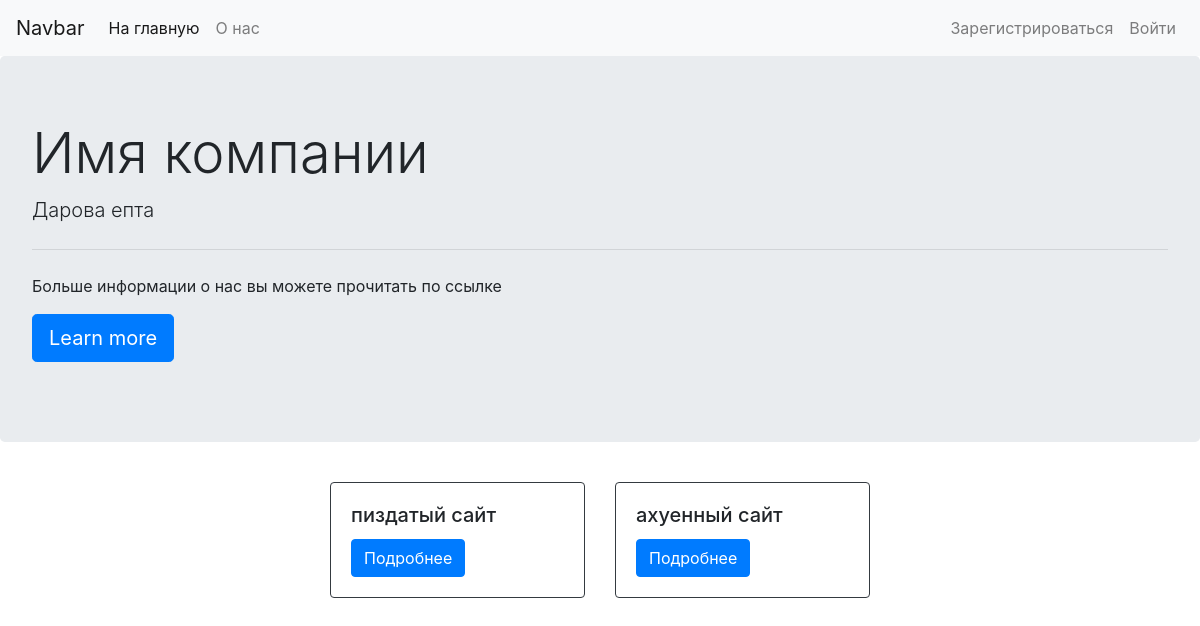
Before: / with the older database file.
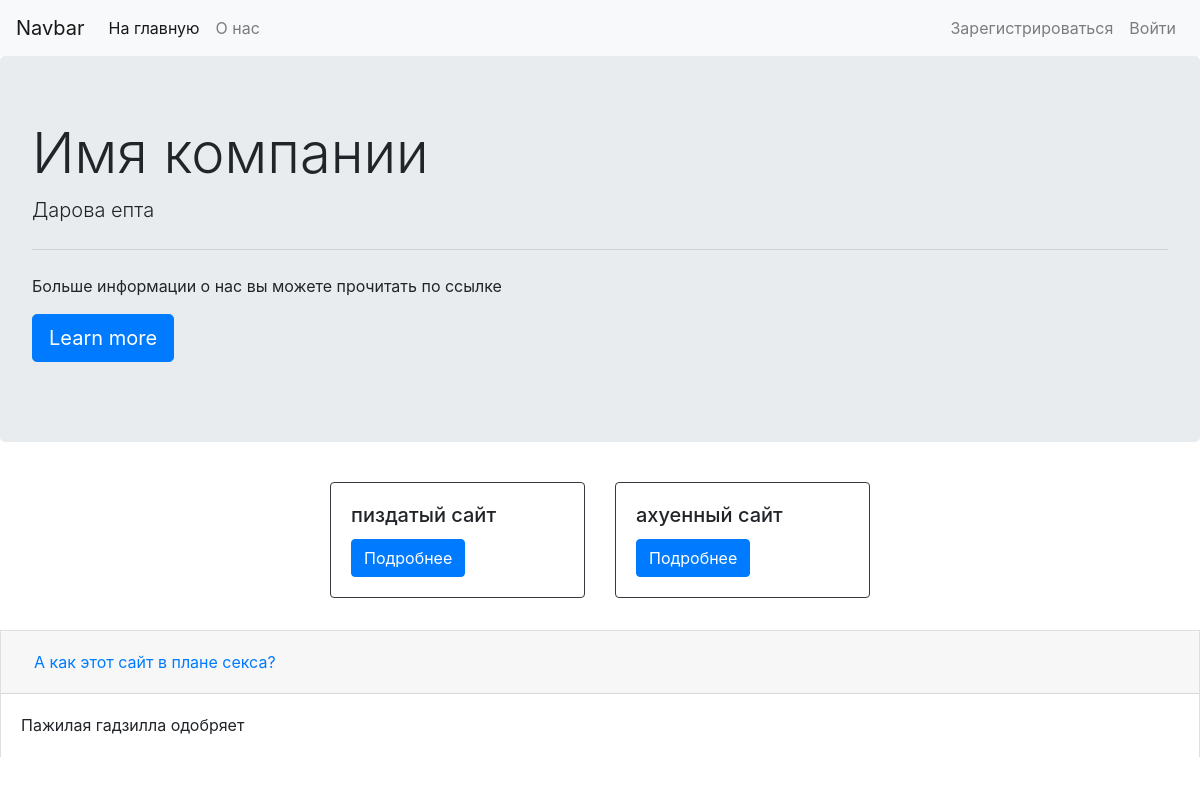
After: the same page with the newer database file.
### app/models.py (models this page shows, shortened)
class About(models.Model):
    short_description = models.TextField()
    full_description = models.TextField()

class Offer(models.Model):
    name = models.CharField(max_length=200, unique=True)
    link = models.CharField(max_length=10, unique=True)
    description = models.TextField()

class Question(models.Model):
    question = models.CharField(max_length=200)
    answer = models.TextField()

### app/views.py (the view)
# urls.py: path('', views.index),
def index(request):
    info = About.objects.first()
    offers = Offer.objects.all()
    questions = Question.objects.all()
    context = {
        'description': info.short_description,
        'offers': offers,
        'questions': questions
    }
    return render(request, 'index.html', context)

### templates/index.html (shortened to what this page needs)
<!DOCTYPE html>
<html lang="en">
  <head>
    <link rel="stylesheet" href="https://stackpath.bootstrapcdn.com/bootstrap/4.3.1/css/bootstrap.min.css">
  </head>
  <body>
  <nav class="navbar navbar-expand-lg navbar-light bg-light">
  <a class="navbar-brand" href="#">Navbar</a>
  <div class="collapse navbar-collapse" id="navbarSupportedContent">
    <ul class="navbar-nav mr-auto">
      <li class="nav-item active">
        <a class="nav-link" href="/">На главную <span class="sr-only">(current)</span></a>
      </li>
      <li class="nav-item">
        <a class="nav-link" href="/about/">О нас</a>
      </li>
    </ul>
    <ul class="navbar-nav ustify-content-end">
        {% if user.is_authenticated %}
      <li class="nav-item ">
          <a href="/accounts/logout/" class="nav-link">Выйти</a>
      </li>
        {% else %}
      <li class="nav-item ">
          <a href="/register/" class="nav-link">Зарегистрироваться</a>
      </li>
      <li class="nav-item ">
          <a href="/accounts/login/" class="nav-link">Войти</a>
      </li>
        {% endif %}
    </ul>
  </div>
</nav>
<div class="jumbotron">
  <h1 class="display-4">Имя компании</h1>
  <p class="lead">{{ description }}</p>
  <hr class="my-4">
  <p>Больше информации о нас вы можете прочитать по ссылке</p>
  <p class="lead">
    <a class="btn btn-primary btn-lg" href="/about/" role="button">Learn more</a>
  </p>
</div>
<div class="container">
  <div class="row justify-content-md-center">
    {% for offer in offers %}
    <div class="col-12 col-sm-6 col-lg-4 col-xl-3 my-2 ">
        <div class="card border-dark">
            <div class="card-body">
                <h5 class="card-title">{{ offer.name }}</h5>
                <a href="/offer/{{ offer.link }}" class="btn btn-primary">Подробнее</a>
            </div>
        </div>
    </div>
    {% endfor %}
    </div>
</div>
<br>
  {% for item in questions %}
<div class="accordion" id="accordionExample">
  <div class="card">
    <div class="card-header" id="headingOne">
      <h5 class="mb-0">
        <button class="btn btn-link" type="button" data-toggle="collapse" data-target="#collapseOne" aria-expanded="true" aria-controls="collapseOne">
          {{ item.question }}
        </button>
      </h5>
    </div>
    <div id="collapseOne" class="collapse show" aria-labelledby="headingOne" data-parent="#accordionExample">
      <div class="card-body">
          {{ item.answer }}
      </div>
    </div>
  </div>
</div>
 {% endfor %}
  </body>
</html>

Changed rows visible on the page:
added Question: question "А как этот сайт в плане секса?", answer "Пажилая гадзилла одобряет"
